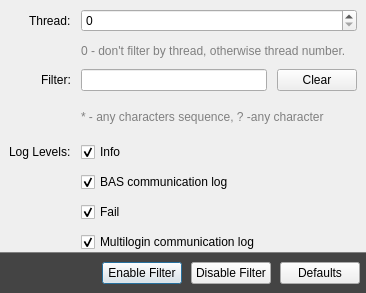
<?xml version="1.0" encoding="UTF-8"?>
<ui version="4.0">
 <class>WebDriverLogFilter</class>
 <widget class="QDialog" name="WebDriverLogFilter">
  <property name="geometry">
   <rect>
    <x>0</x>
    <y>0</y>
    <width>366</width>
    <height>293</height>
   </rect>
  </property>
  <property name="windowTitle">
   <string>Form</string>
  </property>
  <layout class="QVBoxLayout" name="verticalLayout">
   <property name="spacing">
    <number>0</number>
   </property>
   <property name="leftMargin">
    <number>0</number>
   </property>
   <property name="topMargin">
    <number>0</number>
   </property>
   <property name="rightMargin">
    <number>0</number>
   </property>
   <property name="bottomMargin">
    <number>0</number>
   </property>
   <item>
    <layout class="QFormLayout" name="formLayout">
     <property name="labelAlignment">
      <set>Qt::AlignRight|Qt::AlignTrailing|Qt::AlignVCenter</set>
     </property>
     <property name="horizontalSpacing">
      <number>10</number>
     </property>
     <property name="verticalSpacing">
      <number>10</number>
     </property>
     <property name="leftMargin">
      <number>9</number>
     </property>
     <property name="topMargin">
      <number>9</number>
     </property>
     <property name="rightMargin">
      <number>9</number>
     </property>
     <item row="0" column="0">
      <widget class="QLabel" name="label">
       <property name="text">
        <string>Thread:</string>
       </property>
      </widget>
     </item>
     <item row="4" column="0">
      <widget class="QLabel" name="label_2">
       <property name="text">
        <string>Filter:</string>
       </property>
      </widget>
     </item>
     <item row="0" column="1">
      <widget class="QSpinBox" name="ThreadIndex">
       <property name="maximum">
        <number>100</number>
       </property>
      </widget>
     </item>
     <item row="1" column="1">
      <widget class="QLabel" name="label_5">
       <property name="styleSheet">
        <string notr="true">QWidget{color:gray}</string>
       </property>
       <property name="text">
        <string>0 - don't filter by thread, otherwise thread number.</string>
       </property>
       <property name="wordWrap">
        <bool>true</bool>
       </property>
      </widget>
     </item>
     <item row="4" column="1">
      <layout class="QHBoxLayout" name="horizontalLayout_3">
       <item>
        <widget class="QLineEdit" name="FilterEdit"/>
       </item>
       <item>
        <widget class="QPushButton" name="ClearFilter">
         <property name="sizePolicy">
          <sizepolicy hsizetype="Minimum" vsizetype="Preferred">
           <horstretch>0</horstretch>
           <verstretch>0</verstretch>
          </sizepolicy>
         </property>
         <property name="focusPolicy">
          <enum>Qt::NoFocus</enum>
         </property>
         <property name="text">
          <string>Clear</string>
         </property>
        </widget>
       </item>
      </layout>
     </item>
     <item row="5" column="1">
      <widget class="QLabel" name="label_4">
       <property name="styleSheet">
        <string notr="true">QWidget{color:gray}</string>
       </property>
       <property name="text">
        <string>* - any characters sequence, ? -any character</string>
       </property>
       <property name="wordWrap">
        <bool>true</bool>
       </property>
      </widget>
     </item>
     <item row="6" column="0">
      <widget class="QLabel" name="label_3">
       <property name="text">
        <string>Log Levels:</string>
       </property>
      </widget>
     </item>
     <item row="6" column="1">
      <widget class="QCheckBox" name="Info">
       <property name="text">
        <string>Info</string>
       </property>
       <property name="checked">
        <bool>true</bool>
       </property>
      </widget>
     </item>
     <item row="7" column="1">
      <widget class="QCheckBox" name="Success">
       <property name="text">
        <string>BAS communication log</string>
       </property>
       <property name="checked">
        <bool>true</bool>
       </property>
      </widget>
     </item>
     <item row="8" column="1">
      <widget class="QCheckBox" name="Fail">
       <property name="text">
        <string>Fail</string>
       </property>
       <property name="checked">
        <bool>true</bool>
       </property>
      </widget>
     </item>
     <item row="9" column="1">
      <widget class="QCheckBox" name="User">
       <property name="text">
        <string>Multilogin communication log</string>
       </property>
       <property name="checked">
        <bool>true</bool>
       </property>
      </widget>
     </item>
    </layout>
   </item>
   <item>
    <widget class="QWidget" name="widget" native="true">
     <property name="minimumSize">
      <size>
       <width>0</width>
       <height>1</height>
      </size>
     </property>
     <property name="maximumSize">
      <size>
       <width>16777215</width>
       <height>1</height>
      </size>
     </property>
     <property name="styleSheet">
      <string notr="true">QWidget{background-color:gray}</string>
     </property>
    </widget>
   </item>
   <item>
    <widget class="QWidget" name="WidgetBottom" native="true">
     <property name="sizePolicy">
      <sizepolicy hsizetype="Preferred" vsizetype="Maximum">
       <horstretch>0</horstretch>
       <verstretch>0</verstretch>
      </sizepolicy>
     </property>
     <property name="styleSheet">
      <string notr="true">#WidgetBottom{background-color:#444}</string>
     </property>
     <layout class="QHBoxLayout" name="horizontalLayout_2">
      <property name="spacing">
       <number>9</number>
      </property>
      <property name="topMargin">
       <number>9</number>
      </property>
      <property name="rightMargin">
       <number>6</number>
      </property>
      <property name="bottomMargin">
       <number>9</number>
      </property>
      <item>
       <layout class="QHBoxLayout" name="horizontalLayout">
        <item>
         <spacer name="horizontalSpacer">
          <property name="orientation">
           <enum>Qt::Horizontal</enum>
          </property>
          <property name="sizeHint" stdset="0">
           <size>
            <width>40</width>
            <height>20</height>
           </size>
          </property>
         </spacer>
        </item>
        <item>
         <widget class="QPushButton" name="EnableFilter">
          <property name="text">
           <string>Enable Filter</string>
          </property>
          <property name="icon">
           <iconset resource="engine.qrc">
            <normaloff>:/engine/images/edit.png</normaloff>:/engine/images/edit.png</iconset>
          </property>
         </widget>
        </item>
        <item>
         <widget class="QPushButton" name="DisableFilter">
          <property name="text">
           <string>Disable Filter</string>
          </property>
          <property name="icon">
           <iconset resource="engine.qrc">
            <normaloff>:/engine/images/stop.png</normaloff>:/engine/images/stop.png</iconset>
          </property>
         </widget>
        </item>
        <item>
         <widget class="QPushButton" name="ClearLog">
          <property name="text">
           <string>Defaults</string>
          </property>
          <property name="icon">
           <iconset resource="engine.qrc">
            <normaloff>:/engine/images/clear.png</normaloff>:/engine/images/clear.png</iconset>
          </property>
         </widget>
        </item>
       </layout>
      </item>
     </layout>
    </widget>
   </item>
  </layout>
 </widget>
 <resources>
  <include location="engine.qrc"/>
 </resources>
 <connections/>
</ui>
